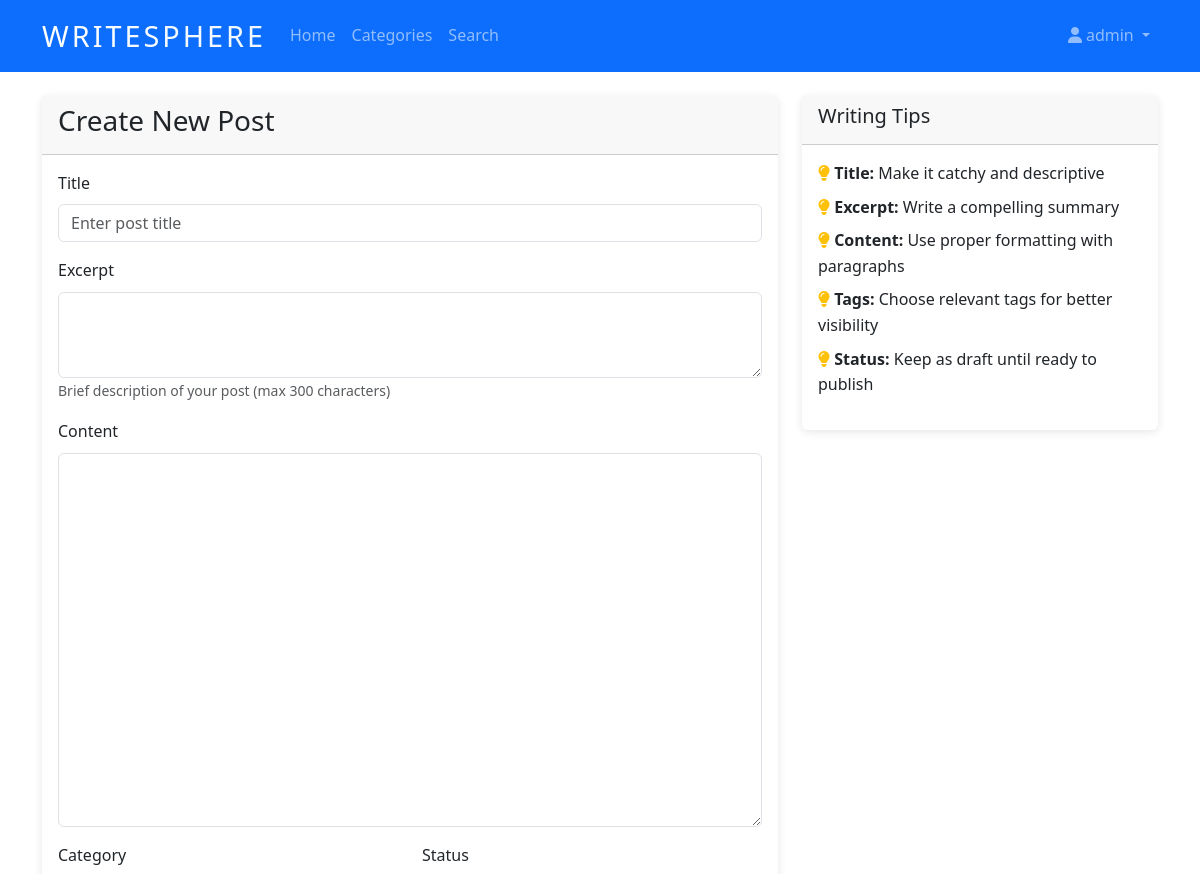
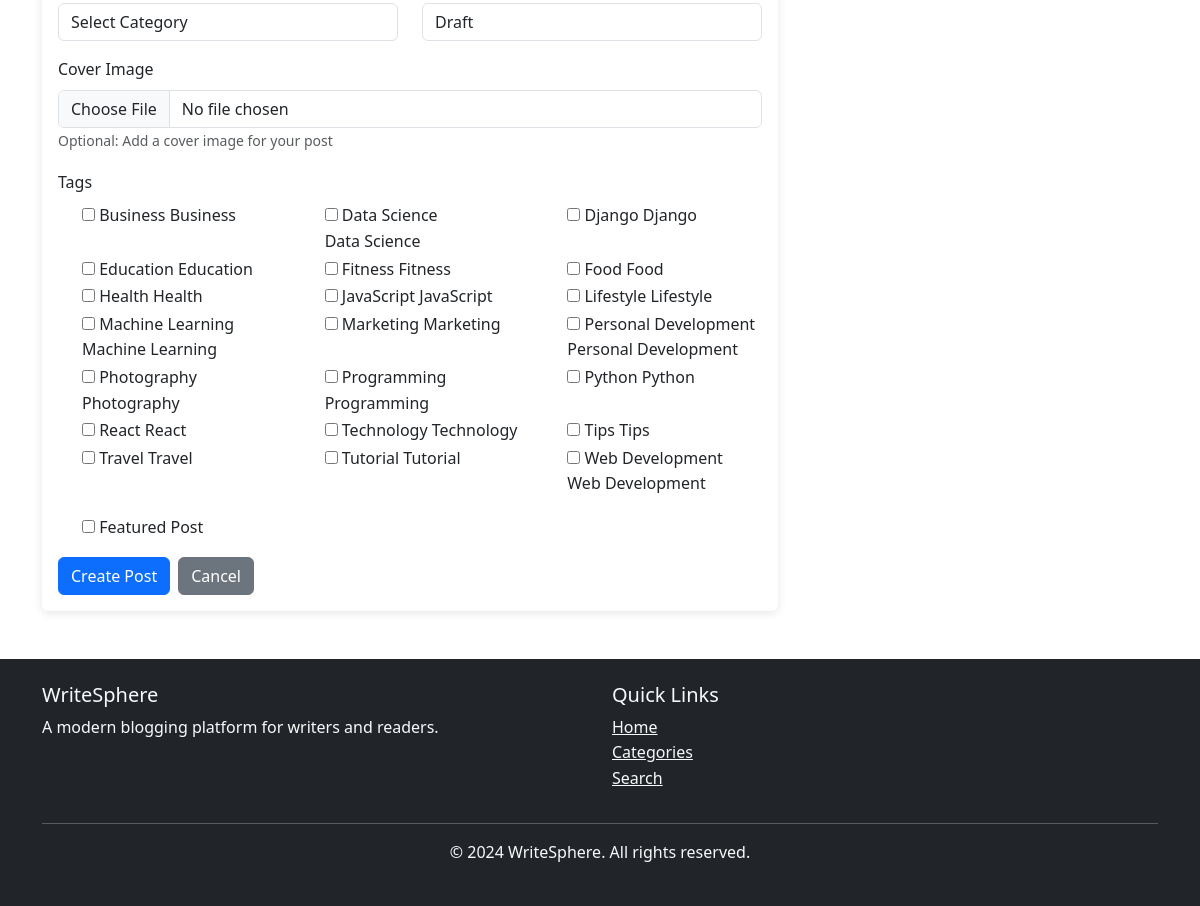
Page /create/ (signed in) on the committed database (2 pictures, top to bottom).
### users/models.py (models this page shows, shortened)
class User(AbstractUser):
    ROLE_CHOICES = [
        ('admin', 'Admin'),
        ('author', 'Author'),
        ('reader', 'Reader'),
    ]
    role = models.CharField(max_length=20, choices=ROLE_CHOICES, default='reader')
    bio = models.TextField(max_length=500, blank=True)
    profile_picture = models.ImageField(upload_to='profile_pics/', blank=True, null=True)
    website = models.URLField(blank=True)
    twitter_handle = models.CharField(max_length=50, blank=True)
    created_at = models.DateTimeField(auto_now_add=True)
    updated_at = models.DateTimeField(auto_now=True)

### blog/models.py (models this page shows, shortened)
class Tag(models.Model):
    name = models.CharField(max_length=50, unique=True)
    slug = models.SlugField(max_length=50, unique=True, blank=True)
    created_at = models.DateTimeField(auto_now_add=True)
    class Meta:
        ordering = ['name']
    def __str__(self):
        return self.name

### blog/views.py (the view, shortened to what this page needs)
# urls.py: path('create/', views.PostCreateView.as_view(), name='post_create'),
class PostCreateView(LoginRequiredMixin, CreateView):
    model = Post
    form_class = PostForm
    template_name = 'blog/post_form.html'
    success_url = reverse_lazy('blog:my_posts')

### blog/forms.py
class PostForm(forms.ModelForm):
    tags = forms.ModelMultipleChoiceField(
        queryset=Tag.objects.all(),
        widget=forms.CheckboxSelectMultiple,
        required=False
    )
    class Meta:
        model = Post
        fields = ['title', 'content', 'excerpt', 'cover_image', 'category', 'tags', 'status', 'featured']
        widgets = {
            'title': forms.TextInput(attrs={'class': 'form-control', 'placeholder': 'Enter post title'}),
            'content': forms.Textarea(attrs={'class': 'form-control', 'rows': 15}),
            'excerpt': forms.Textarea(attrs={'class': 'form-control', 'rows': 3}),
            'cover_image': forms.FileInput(attrs={'class': 'form-control'}),
            'category': forms.Select(attrs={'class': 'form-control'}),
            'status': forms.Select(attrs={'class': 'form-control'}),
        }
    def __init__(self, *args, **kwargs):
        super().__init__(*args, **kwargs)
        self.fields['category'].empty_label = "Select Category"
        if self.instance and self.instance.pk:
            self.fields['tags'].initial = self.instance.tags.all()

### blog/models.py (called while the page is built)
    def __str__(self):
        return self.name

### templates/blog/post_form.html (shortened to what this page needs)
{% extends 'base.html' %}
{% block content %}
<div class="row">
    <div class="col-md-8">
        <div class="card">
            <div class="card-header">
                <h3>{% if form.instance.pk %}Edit Post{% else %}Create New Post{% endif %}</h3>
            </div>
            <div class="card-body">
                <form method="post" enctype="multipart/form-data">
                    <div class="mb-3">
                        <label for="{{ form.title.id_for_label }}" class="form-label">Title</label>
                        {{ form.title }}
                    </div>
                    <div class="mb-3">
                        <label for="{{ form.excerpt.id_for_label }}" class="form-label">Excerpt</label>
                        {{ form.excerpt }}
                        <small class="form-text text-muted">Brief description of your post (max 300 characters)</small>
                    </div>
                    <div class="mb-3">
                        <label for="{{ form.content.id_for_label }}" class="form-label">Content</label>
                        {{ form.content }}
                    </div>
                    <div class="row">
                        <div class="col-md-6">
                            <div class="mb-3">
                                <label for="{{ form.category.id_for_label }}" class="form-label">Category</label>
                                {{ form.category }}
                            </div>
                        </div>
                        <div class="col-md-6">
                            <div class="mb-3">
                                <label for="{{ form.status.id_for_label }}" class="form-label">Status</label>
                                {{ form.status }}
                            </div>
                        </div>
                    </div>
                    <div class="mb-3">
                        <label for="{{ form.cover_image.id_for_label }}" class="form-label">Cover Image</label>
                        {{ form.cover_image }}
                        <small class="form-text text-muted">Optional: Add a cover image for your post</small>
                    </div>
                    <div class="mb-3">
                        <label class="form-label">Tags</label>
                        <div class="row">
                            {% for tag in form.tags %}
                            <div class="col-md-4">
                                <div class="form-check">
                                    {{ tag }}
                                    <label class="form-check-label" for="{{ tag.id_for_label }}">
                                        {{ tag.choice_label }}
                                    </label>
                                </div>
                            </div>
                            {% endfor %}
                        </div>
                    </div>
                    <div class="mb-3">
                        <div class="form-check">
                            {{ form.featured }}
                            <label class="form-check-label" for="{{ form.featured.id_for_label }}">
                                Featured Post
                            </label>
                        </div>
                    </div>
                    <div class="d-flex gap-2">
                        <button type="submit" class="btn btn-primary">
                            {% if form.instance.pk %}Update Post{% else %}Create Post{% endif %}
                        </button>
                        <a href="{% url 'blog:my_posts' %}" class="btn btn-secondary">Cancel</a>
                    </div>
                </form>
            </div>
        </div>
    </div>
    <div class="col-md-4">
        <div class="card">
            <div class="card-header">
                <h5>Writing Tips</h5>
            </div>
            <div class="card-body">
                <ul class="list-unstyled">
                    <li class="mb-2">
                        <i class="fas fa-lightbulb text-warning"></i>
                        <strong>Title:</strong> Make it catchy and descriptive
                    </li>
                    <li class="mb-2">
                        <i class="fas fa-lightbulb text-warning"></i>
                        <strong>Excerpt:</strong> Write a compelling summary
                    </li>
                    <li class="mb-2">
                        <i class="fas fa-lightbulb text-warning"></i>
                        <strong>Content:</strong> Use proper formatting with paragraphs
                    </li>
                    <li class="mb-2">
                        <i class="fas fa-lightbulb text-warning"></i>
                        <strong>Tags:</strong> Choose relevant tags for better visibility
                    </li>
                    <li class="mb-2">
                        <i class="fas fa-lightbulb text-warning"></i>
                        <strong>Status:</strong> Keep as draft until ready to publish
                    </li>
                </ul>
            </div>
        </div>
    </div>
</div>
{% endblock %}

### templates/base.html (shortened to what this page needs)
{% load static %}
<!DOCTYPE html>
<html lang="en">
<head>
    <link href="https://cdn.jsdelivr.net/npm/bootstrap@5.3.0/dist/css/bootstrap.min.css" rel="stylesheet">
    <link rel="stylesheet" href="https://cdnjs.cloudflare.com/ajax/libs/font-awesome/6.4.0/css/all.min.css">
    <link href="{% static 'css/style.css' %}" rel="stylesheet">
</head>
<body>
    <nav class="navbar navbar-expand-lg navbar-dark bg-primary">
        <div class="container">
            <a class="navbar-brand" href="{% url 'blog:home' %}">
                <span class="logo-text-simple">WriteSphere</span>
            </a>
            <div class="collapse navbar-collapse" id="navbarNav">
                <ul class="navbar-nav me-auto">
                    <li class="nav-item">
                        <a class="nav-link" href="{% url 'blog:home' %}">Home</a>
                    </li>
                    <li class="nav-item">
                        <a class="nav-link" href="{% url 'blog:category_list' %}">Categories</a>
                    </li>
                    <li class="nav-item">
                        <a class="nav-link" href="{% url 'blog:search' %}">Search</a>
                    </li>
                </ul>
                <ul class="navbar-nav">
                    {% if user.is_authenticated %}
                        <li class="nav-item dropdown">
                            <a class="nav-link dropdown-toggle" href="#" id="navbarDropdown" role="button" data-bs-toggle="dropdown">
                                <i class="fas fa-user me-1"></i>{{ user.username }}
                            </a>
                        </li>
                    {% endif %}
                </ul>
            </div>
        </div>
    </nav>
    <main class="container my-4">
        {% block content %}{% endblock %}
    </main>
    <footer class="bg-dark text-light py-4 mt-5">
        <div class="container">
            <div class="row">
                <div class="col-md-6">
                    <h5>WriteSphere</h5>
                    <p>A modern blogging platform for writers and readers.</p>
                </div>
                <div class="col-md-6">
                    <h5>Quick Links</h5>
                    <ul class="list-unstyled">
                        <li><a href="{% url 'blog:home' %}" class="text-light">Home</a></li>
                        <li><a href="{% url 'blog:category_list' %}" class="text-light">Categories</a></li>
                        <li><a href="{% url 'blog:search' %}" class="text-light">Search</a></li>
                    </ul>
                </div>
            </div>
            <hr class="bg-light">
            <div class="text-center">
                <p>&copy; 2024 WriteSphere. All rights reserved.</p>
            </div>
        </div>
    </footer>
</body>
</html>

### static/css/style.css (style rules this page uses)
.logo-text-simple { font-family: 'Segoe UI', Tahoma, Geneva, Verdana, sans-serif; font-weight: 300; font-size: 1.8rem; letter-spacing: 3px; text-transform: uppercase; background: linear-gradient(90deg, #ffffff 0%, #f0f8ff 100%); -webkit-background-clip: text; -webkit-text-fill-color: transparent; background-clip: text; text-decoration: none; transition: all 0.3s ease; display: inline-block; position: relative; }
.logo-text-simple::after { content: ''; position: absolute; bottom: -2px; left: 0; width: 0; height: 2px; background: linear-gradient(90deg, #4facfe 0%, #00f2fe 100%); transition: width 0.3s ease; }
body { font-family: 'Segoe UI', Tahoma, Geneva, Verdana, sans-serif; line-height: 1.6; color: #333; }
.navbar-brand { font-weight: bold; font-size: 1.5rem; }
.card { border: none; box-shadow: 0 2px 10px rgba(0,0,0,0.1); transition: transform 0.2s ease-in-out; }

### rows in the picture
User: username "admin"
Tag: choice_label "Business"
Tag: choice_label "Data Science"
Tag: choice_label "Django"
Tag: choice_label "Education"
Tag: choice_label "Fitness"
Tag: choice_label "Food"
Tag: choice_label "Health"
Tag: choice_label "JavaScript"
Tag: choice_label "Lifestyle"
Tag: choice_label "Machine Learning"
Tag: choice_label "Marketing"
Tag: choice_label "Personal Development"
Tag: choice_label "Photography"
Tag: choice_label "Programming"
Tag: choice_label "Python"
Tag: choice_label "React"
Tag: choice_label "Technology"
Tag: choice_label "Tips"
Tag: choice_label "Travel"
Tag: choice_label "Tutorial"
Tag: choice_label "Web Development"
